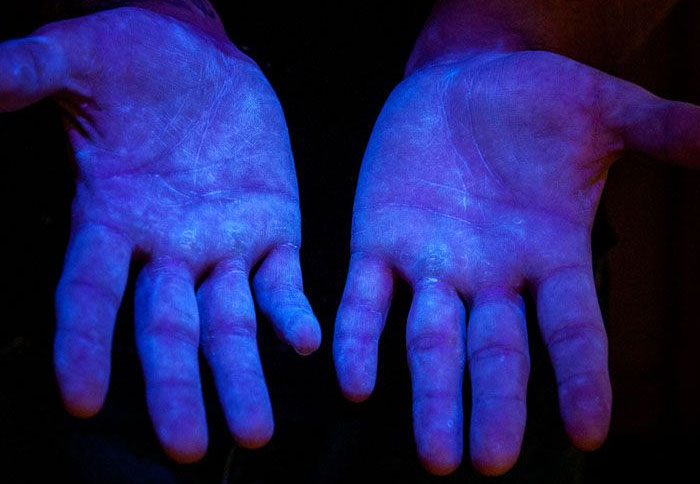
#> input picture images/UV_img_sample.jpg, 700 x 484 px, found by its file name
$ python split_and_merge_channels.py
#> lines starting #> are read from the running program, lines starting #| are printed output that depends on the picture
import cv2 as cv
import numpy as np

img = cv.imread('images/UV_img_sample.jpg')
#> img is the input picture: shape (484, 700, 3); mean B, G, R 99.8, 31.6, 32.5
cv.imshow('UV', img)

blank = np.zeros(img.shape[:2], dtype='uint8')

b,g,r = cv.split(img)
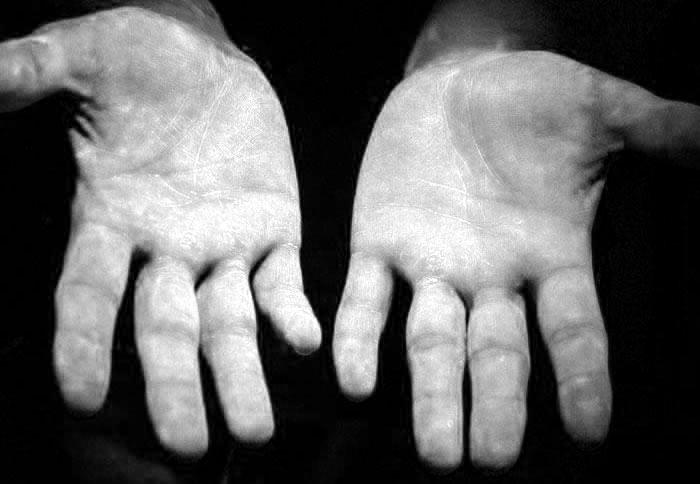
#> b: shape (484, 700); min 0, max 255, mean 99.8
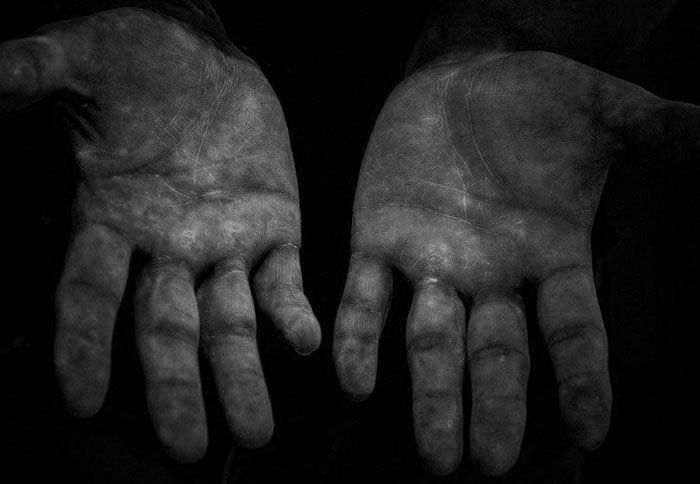
#> g: shape (484, 700); min 0, max 178, mean 31.6
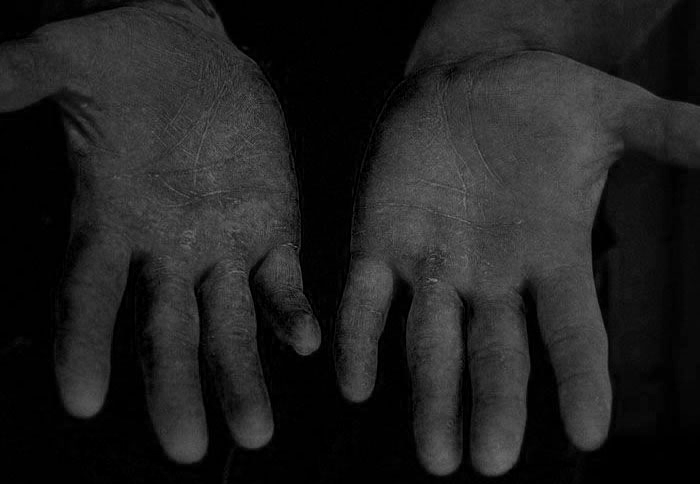
#> r: shape (484, 700); min 0, max 142, mean 32.5
blue = cv.merge([b, blank, blank])
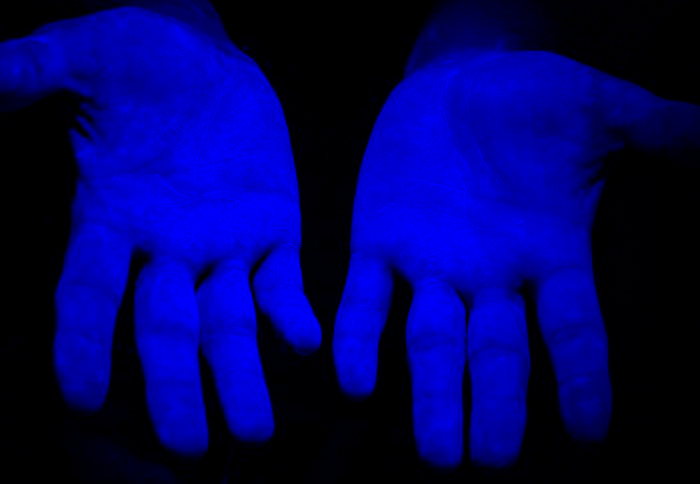
#> blue: shape (484, 700, 3); mean of channels 0, 1, 2 99.8, 0, 0; drawn as B, G, R
green = cv.merge([blank, g, blank])
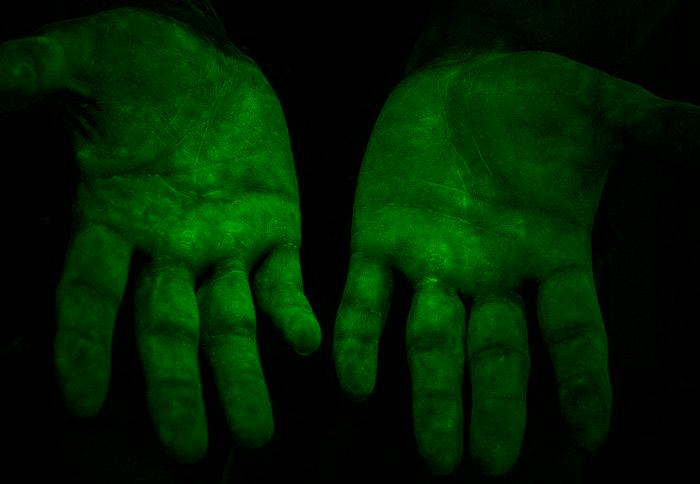
#> green: shape (484, 700, 3); mean of channels 0, 1, 2 0, 31.6, 0; drawn as B, G, R
red = cv.merge([blank, blank, r])
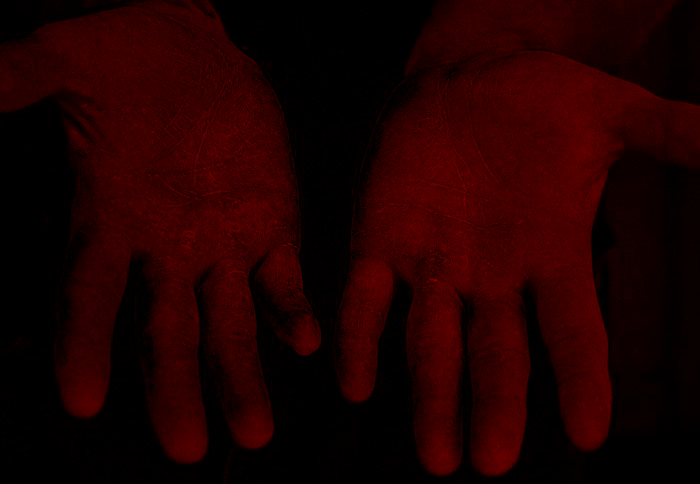
#> red: shape (484, 700, 3); mean of channels 0, 1, 2 0, 0, 32.5; drawn as B, G, R

cv.imshow('Blue', b)
cv.imshow('Green', g)
cv.imshow('Red', r)
cv.imshow('blue', blue)
cv.imshow('green', green)
cv.imshow('red', red)

# merged = cv.merge([b,g,r])
# cv.imshow('Merged', merged)

cv.waitKey(0)

$ run again, with images/Infectado.png saved as images/UV_img_sample.jpg
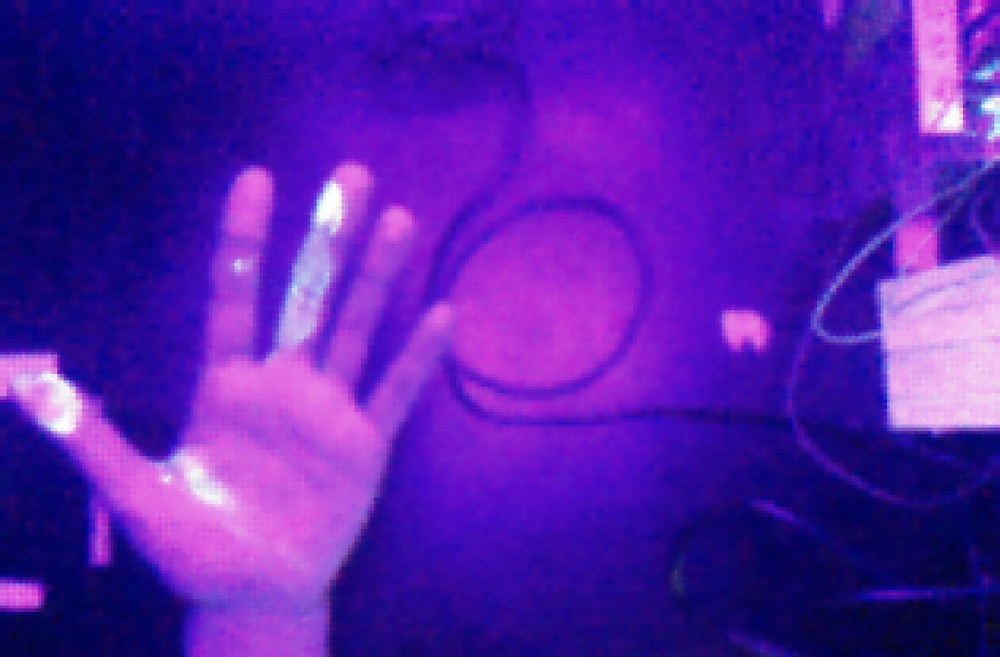
#> input picture images/Infectado.png, 1000 x 657 px, shrunk from 1399 x 919 before the run, found by its file name
#> img is the input picture: shape (657, 1000, 3); mean B, G, R 170.9, 30.4, 87
#> `green = cv.merge([blank, g, blank])`:
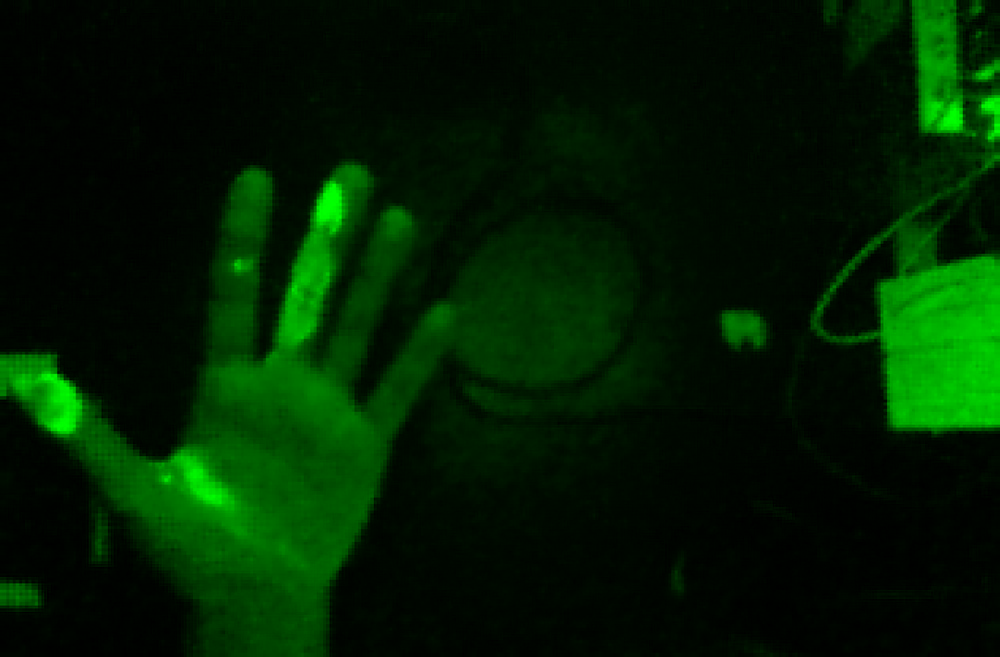
#> green: shape (657, 1000, 3); mean of channels 0, 1, 2 0, 30.4, 0; drawn as B, G, R
#> `red = cv.merge([blank, blank, r])`:
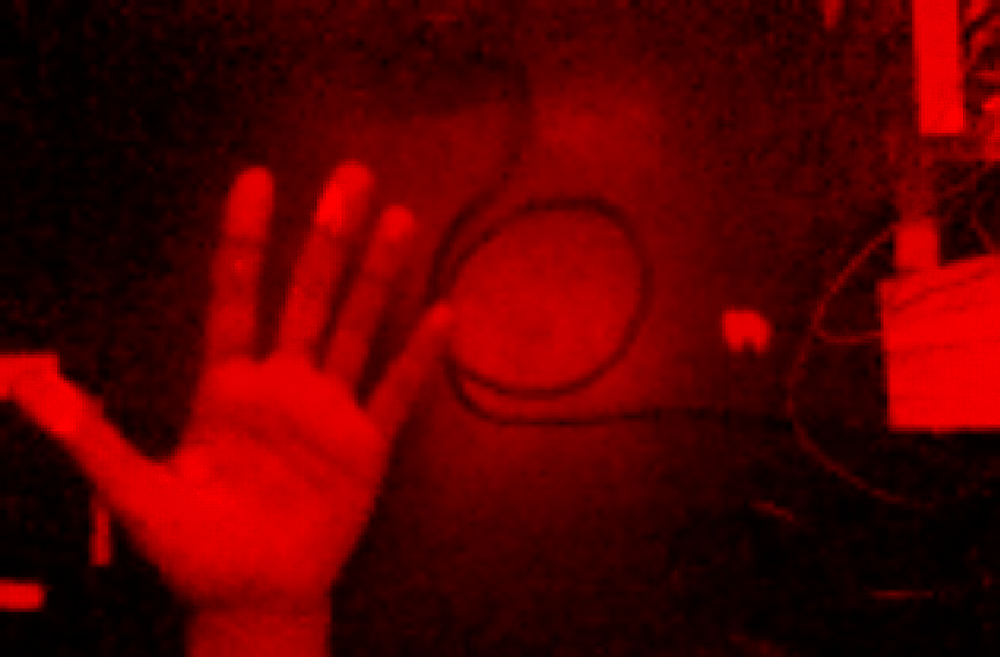
#> red: shape (657, 1000, 3); mean of channels 0, 1, 2 0, 0, 87; drawn as B, G, R

$ run again, with images/Mano_centro.png saved as images/UV_img_sample.jpg
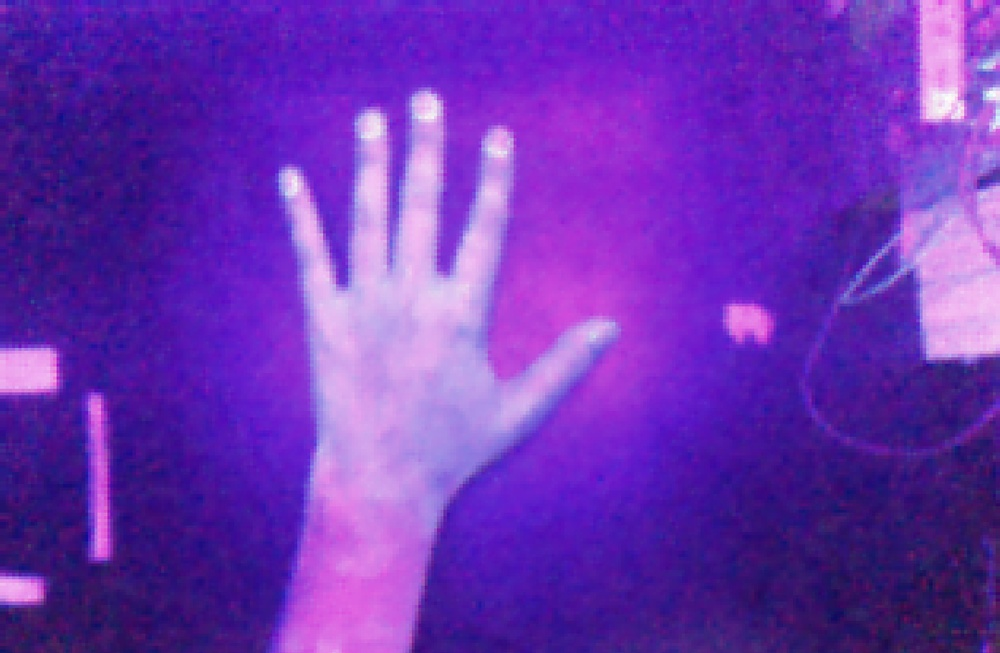
#> input picture images/Mano_centro.png, 1000 x 653 px, shrunk from 1396 x 912 before the run, found by its file name
#> img is the input picture: shape (653, 1000, 3); mean B, G, R 179.6, 50.1, 109.5
#> `green = cv.merge([blank, g, blank])`:
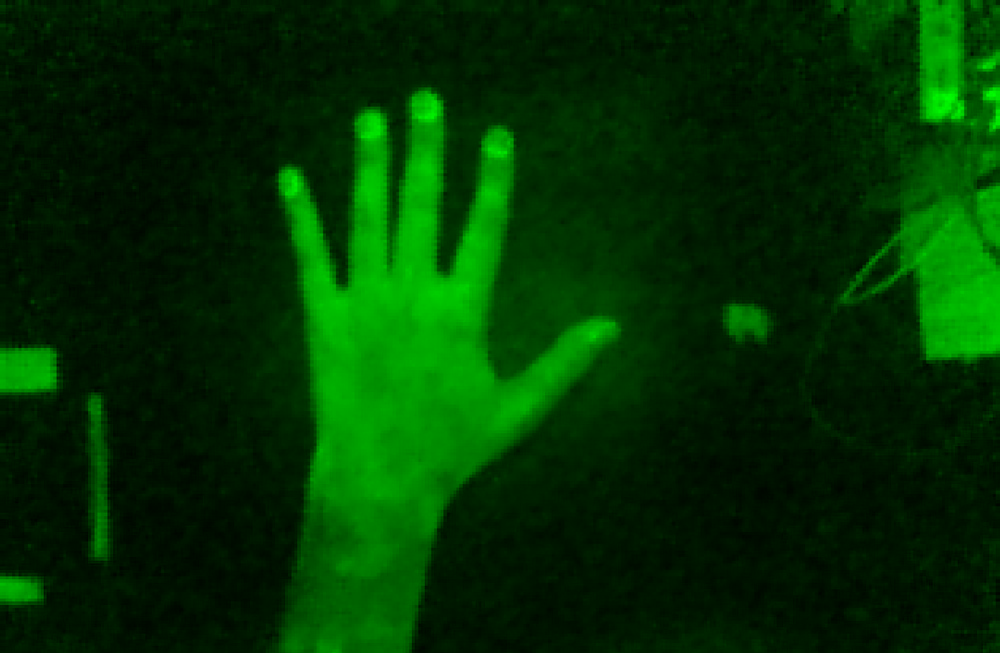
#> green: shape (653, 1000, 3); mean of channels 0, 1, 2 0, 50.1, 0; drawn as B, G, R
#> `red = cv.merge([blank, blank, r])`:
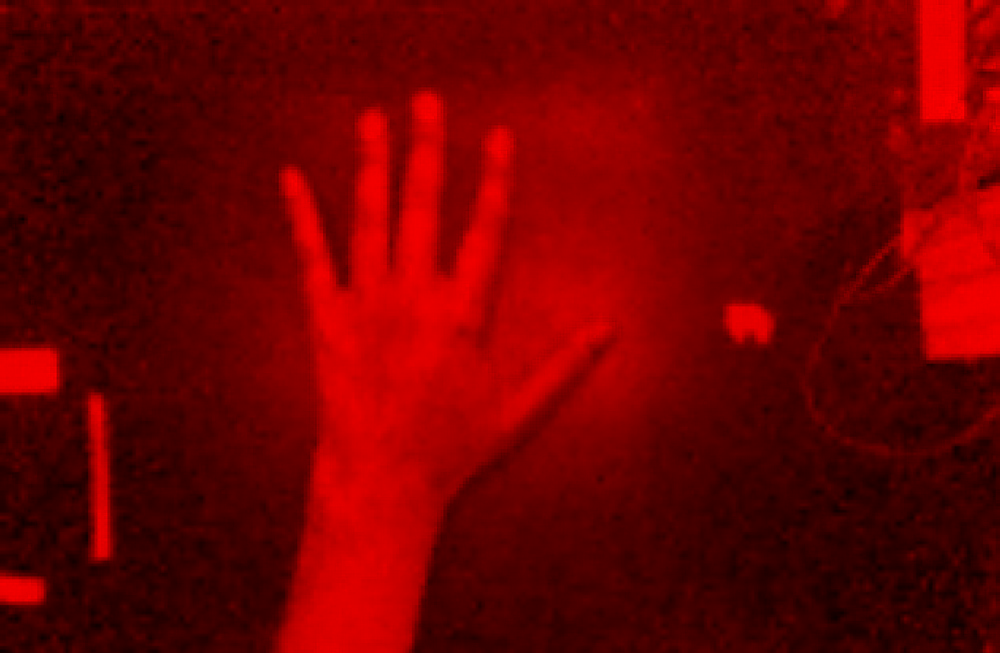
#> red: shape (653, 1000, 3); mean of channels 0, 1, 2 0, 0, 109.5; drawn as B, G, R

$ run again, with images/Mano_lado.png saved as images/UV_img_sample.jpg
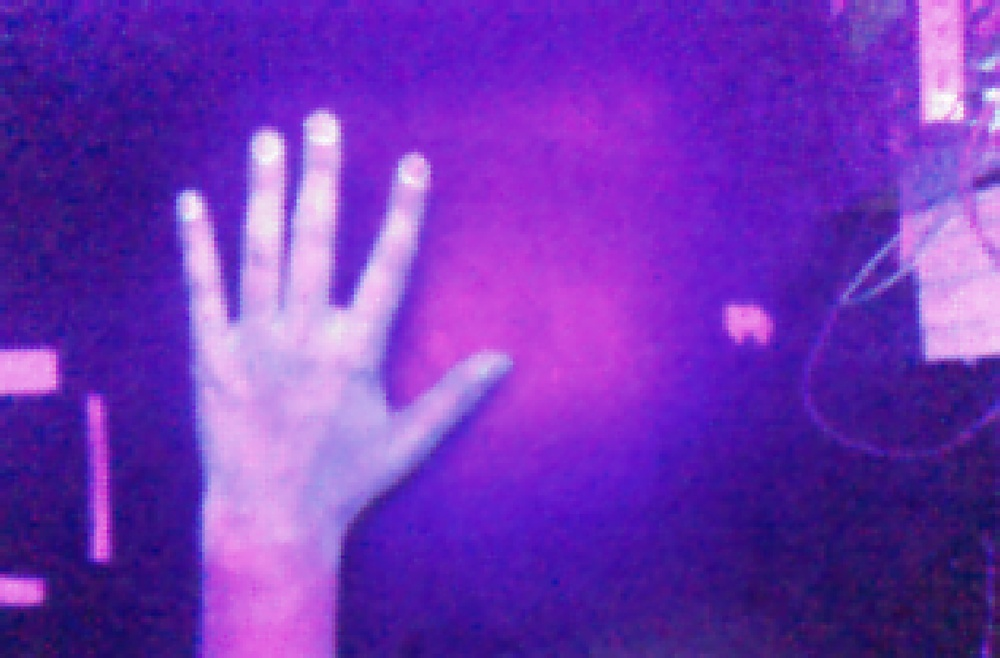
#> input picture images/Mano_lado.png, 1000 x 658 px, shrunk from 1396 x 918 before the run, found by its file name
#> img is the input picture: shape (658, 1000, 3); mean B, G, R 182.3, 51.4, 113.6
#> `green = cv.merge([blank, g, blank])`:
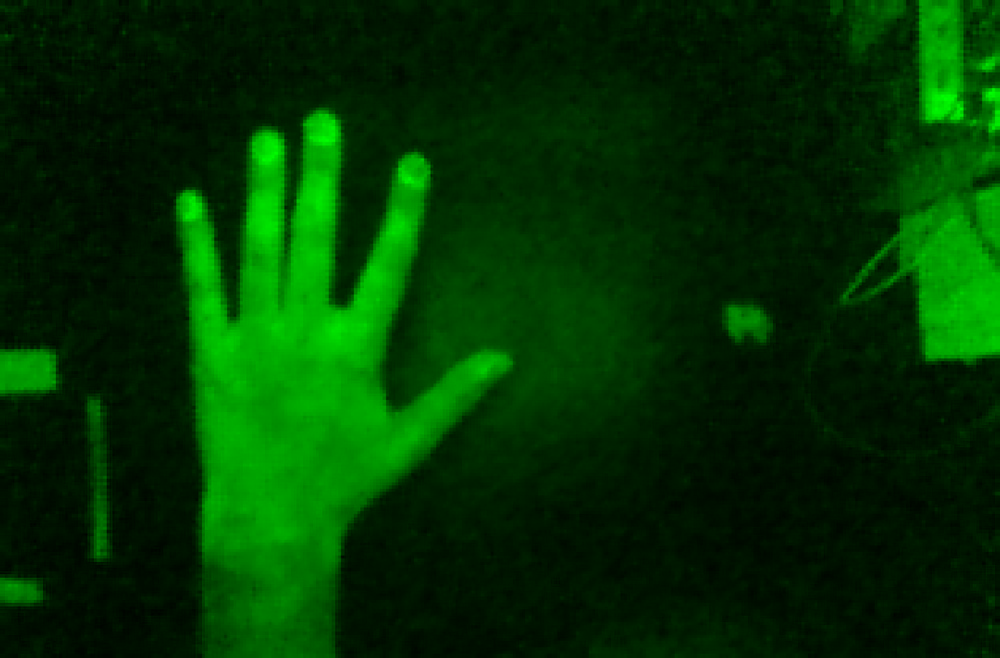
#> green: shape (658, 1000, 3); mean of channels 0, 1, 2 0, 51.4, 0; drawn as B, G, R
#> `red = cv.merge([blank, blank, r])`:
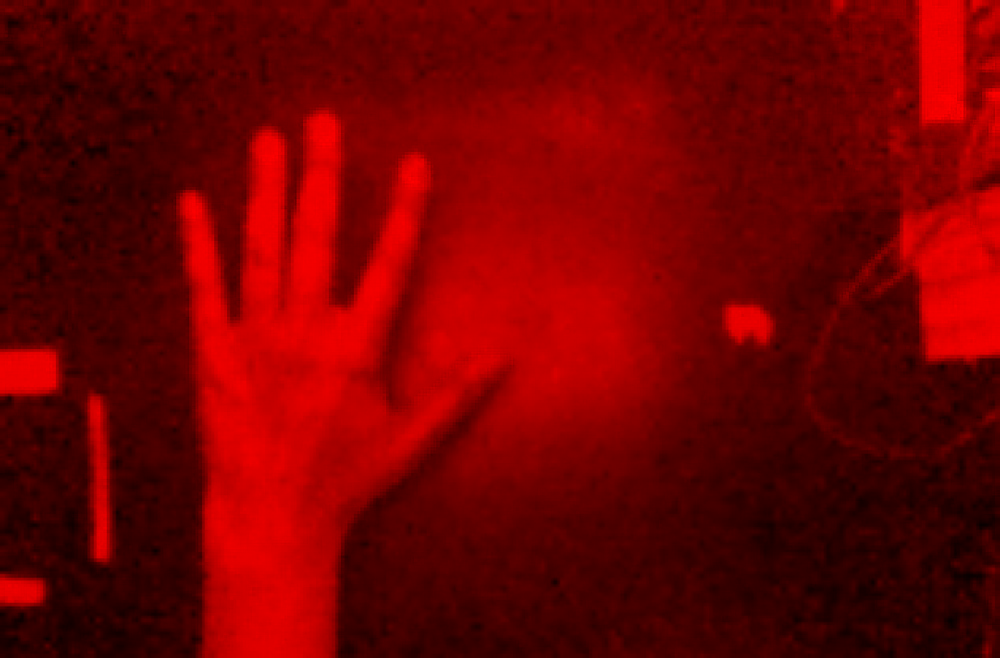
#> red: shape (658, 1000, 3); mean of channels 0, 1, 2 0, 0, 113.6; drawn as B, G, R
